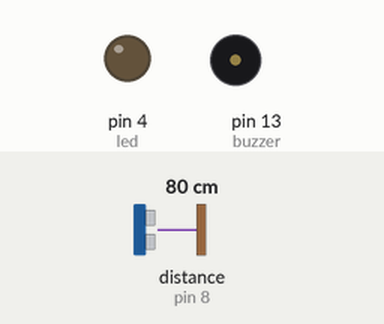
Simulated run of this sketch. Board: Arduino Uno, built with avr-gcc and run on an emulated ATmega328P. Shown: output pins drawn as LEDs (lit = HIGH), buzzer (waves = sounding, pin HIGH). Wiring (inferred from the names in the program): ultrasonic range finder: trigger pin 5; echo pin 8. The test bench sets the inputs (shaded band); at power-on: distance to the obstacle (sensor on pin 8) 80 cm. The echo pulse lasts 58.3 µs per cm; pins used as bus, display or sensor lines are not drawn; what the sketch prints to the serial monitor is not drawn.

Above: at 1.3 s.
1.4 s: distance to the obstacle (sensor on pin 8) set to 13 cm
2.9 s: distance to the obstacle (sensor on pin 8) set to 10 cm
At 4.5 s:
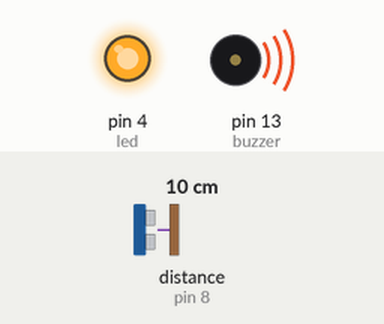
5.0 s: distance to the obstacle (sensor on pin 8) set to 18 cm
At 5.5 s:
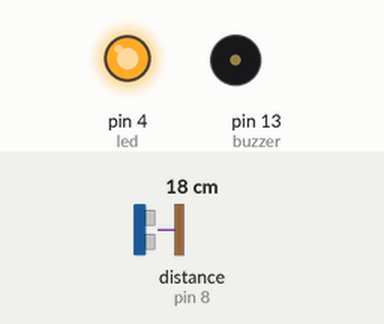
7.1 s: distance to the obstacle (sensor on pin 8) set to 2 cm
At 7.5 s:
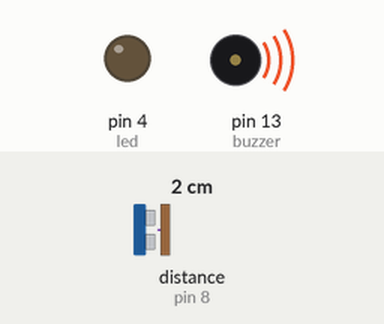
9.1 s: distance to the obstacle (sensor on pin 8) set to 35 cm
At 11.1 s:
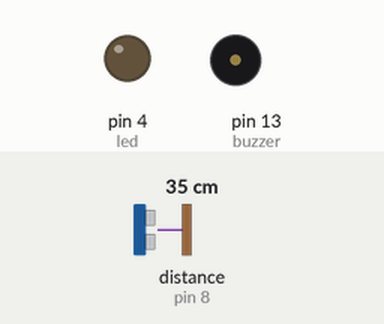
Timing chart, 0 to 12.2 s (numbered marks = the images above; inputs shaded):
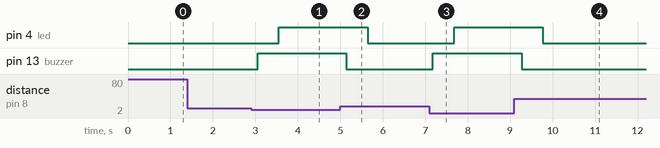

Measured:
- the behaviour switches between 12 and 11 cm on distance to the obstacle (sensor on pin 8) (found by bisection; images 0 and 1)
- after the input at 1.4 s, every drawn part: stays the same
- after the input at 2.9 s, pin 4 (led): LOW → HIGH after 0.65 s; pin 13 (buzzer): LOW → HIGH after 0.15 s
- after the input at 5.0 s, pin 4 (led): HIGH → LOW after 0.64 s; pin 13 (buzzer): HIGH → LOW after 0.14 s
- after the input at 7.1 s, pin 4 (led): LOW → HIGH after 0.58 s; pin 13 (buzzer): LOW → HIGH after 0.08 s
- after the input at 9.1 s, pin 4 (led): HIGH → LOW after 0.67 s; pin 13 (buzzer): HIGH → LOW after 0.17 s

The sketch:

Distance_sensor_with_buzzer_and_led_light_school_project.ino
```cpp
int echo = 8; // The echo recieves
int trigger = 5; // The trigger sends
int time;
int buzzer = 13;
int distance;
int led = 4;
int value;
void setup() {
  // put your setup code here, to run once:
Serial.begin(115200);
pinMode(trigger, OUTPUT);
pinMode(echo, INPUT);
pinMode(buzzer, OUTPUT);
pinMode(led, OUTPUT);
}

void loop() {
  // put your main code here, to run repeatedly:
digitalWrite(trigger,HIGH);
delayMicroseconds(10);
digitalWrite(trigger,LOW);
time = pulseIn(echo,HIGH);
distance = (time*0.034)/2;

if(distance <= 10){
  Serial.println("Landscape with the Fall of Icarus William Carlos Williams - 1883-1963 According to Brueghel when Icarus fell it was spring a farmer was ploughing his field the whole pageantry of the year was awake tingling near the edge of the sea concerned with itself sweating in the sun that melted the wings' wax unsignificantly off the coast there was a splash quite unnoticed this was Icarus drowning");
  Serial.print("Distance =");
  Serial.print(distance);
  Serial.println("cm");
  digitalWrite(buzzer,HIGH);
  delay(500);
  digitalWrite(led,1);
    }

else {
  Serial.println("Door Closed");
  Serial.print("Distance =");
  Serial.print(distance);
  Serial.print("cm\n");
  digitalWrite(buzzer,LOW);
  delay(500);
  digitalWrite(led,0);
}
}
```
